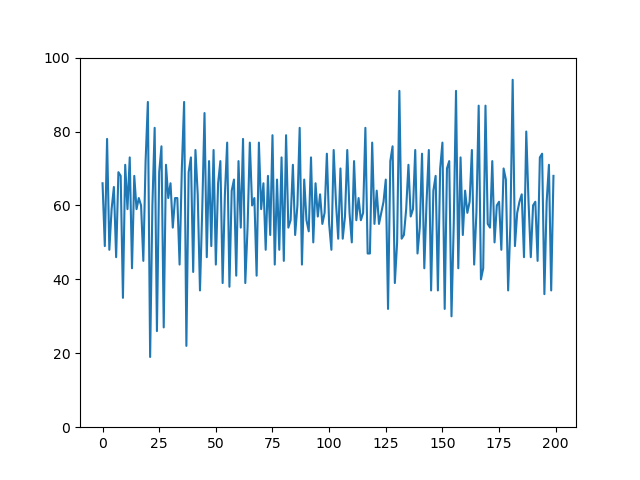

Generate this figure with Python:
# El Farol model (with a bundle of rules)
# Arthur 1994

#%%
import random
import numpy as np
import matplotlib.pyplot as plt
from collections import Counter
from rule import rule # rule.py

#%%
class Agent:
    """defines a agent class"""
    def __init__(self, rule_nums):
        self.rule_currents = random.sample(rule_nums, random.choice(rule_nums) + 1)
        self.rules = [rule(i) for i in self.rule_currents]
        self.current_rule = None
    
    def rule_choice(self, crowd_history):
        if len(crowd_history) < 1:
            self.current_rule = random.choice(self.rules)
        else:
            performs = [r.performance for r in self.rules]
            maxperforms = [i for i, x in enumerate(performs) if x == max(performs)]
            self.current_rule = self.rules[random.choice(maxperforms)]
    
    def move(self, crowd_history):
        if self.current_rule.predict(crowd_history) >= 60:
            return 0
        else:
            return 1
    
    def evaluate(self, crowd_history):
        [r.evaluate(crowd_history) for r in self.rules]

#%%
# bar class
class Bar:
    """defines a bar class"""
    def __init__(self):
        self.costumer_history = []
    
    def count(self, agents):
        current_costumer = sum(agents)
        self.costumer_history.append(current_costumer)
        return current_costumer

#%%
###### simulation execution part ######

# number of rules, max 13 so far...
num_rule = 13
all_rule_nums = list(range(num_rule))
# creating agent instances
num_agent = 100
agents = [Agent(all_rule_nums) for i in range(num_agent)]
# creating a El Farol instance
El_Farol = Bar()

trial = 200
for t in range(trial):
    [a.rule_choice(El_Farol.costumer_history) for a in agents]
    moves = [a.move(El_Farol.costumer_history) for a in agents]
    El_Farol.count(moves)
    [a.evaluate(El_Farol.costumer_history) for a in agents]


#%%
# num of actual costumer visited the bar
plt.plot(El_Farol.costumer_history)
plt.ylim([0, 100])
plt.show()

#%%
# applied rule distribution at the last trial
last_rules = [a.current_rule.id for a in agents]
last_rules_dist = Counter(last_rules)
last_rules_dist = sorted(last_rules_dist.items(), key=lambda x:x[0])
rules, count = zip(*last_rules_dist)
plt.bar(rules, count)
plt.show()
